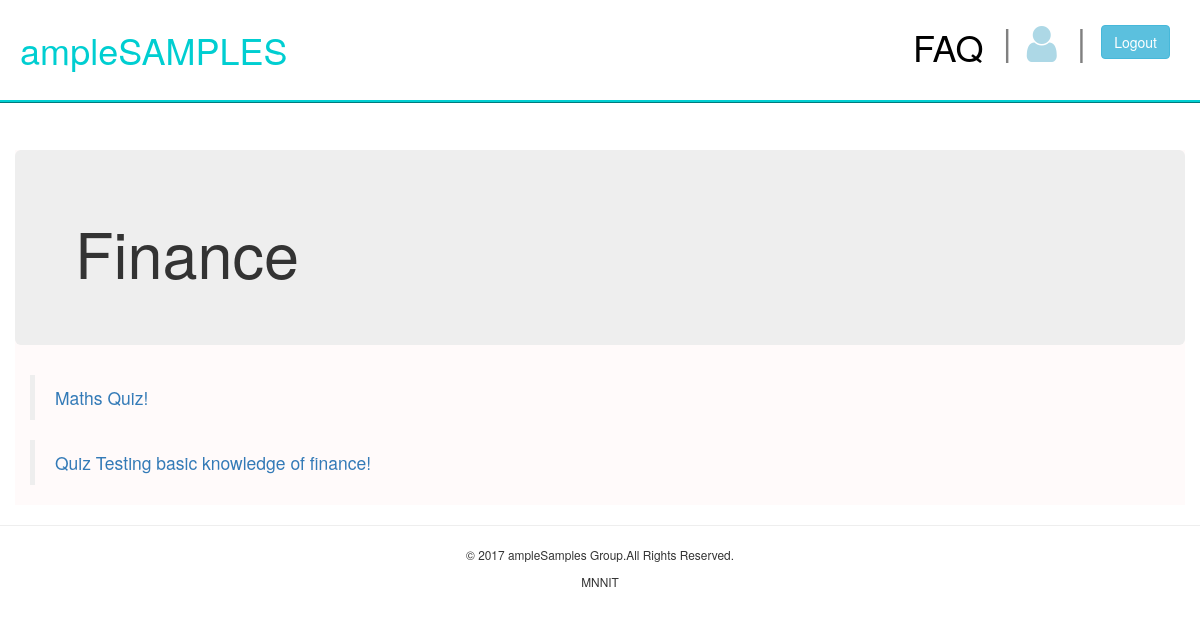
Screenshot of /finance.php with the database file from the repository.
### tables this page shows
CREATE TABLE IF NOT EXISTS `quiz_details` (
  `Section` varchar(255) NOT NULL,
  `quiz_id` int(11) NOT NULL,
  `quiz_description` varchar(255) NOT NULL,
  `test_admin` varchar(255) NOT NULL,
  `email` varchar(255) NOT NULL,
  `conduct_date` date NOT NULL,
  `conduct_time` time NOT NULL,
  `duration` time NOT NULL,
  `no_question` int(11) DEFAULT NULL
);

### finance.php (the view, shortened to what this page needs)
<?php
include("dbconfig.php");
 $q = "SELECT * FROM `quiz_details` WHERE Section='finance'";
 $r = mysqli_query($con,$q);
?>
<!doctype html>
<html lang="en">
<head>
	<link rel="stylesheet" href="css/bootstrap.css">
	<link rel="stylesheet" href="css/font-awesome.css">
</head>
<body style="background-color:white">
	<div class="row" id="head1">
		<div class="col-md-3" id="logo"><h1>ampleSAMPLES</h1></div>
		<button class="btn btn-info" id="logout">Logout</button>
		<h1 id="bar1">|</h1>
	    <i id="icon1" title="Profile" class="fa fa-user fa-3x" aria-hidden="true"></i>
		<h1 id="bar2">|</h1>
		<h1><a id="faq" href="#">FAQ</a></h1>
	</div>
	<div id="cont2" class="container">
		<div class="row">
			<div class="jumbotron" id="host"><h1>Finance</h1></div>
		</div>
<?php
	 while($row = mysqli_fetch_array($r))
	 {
		 echo "<blockquote><a href='quiz.php?section=finance&quizid=".$row['quiz_id']."'>". $row[2]."</a></blockquote>" ;
	}
	?>
    </div>
	<hr>
	<div class="col-md-12 text-center small" id="foot1"><p>&copy; 2017 ampleSamples Group.All Rights Reserved.</p></div>
	<div class="col-md-12 text-center small" id="foot2"><p>MNNIT</p></div>
</body>
</html>

### finance.php (style rules this page uses)
#head1 { background-color:white; padding-bottom:20px; outline-style:ridge; outline-color:darkturquoise }
#logo { margin-top:10px; margin-left:20px; font-size:40px; color:darkturquoise }
#logout { float:right; margin-top:25px; margin-right:45px }
#bar1,#bar2 { float:right; margin-right:15px;color:gray }
#icon1 { float:right; margin-top:23px; margin-right:20px; color:lightblue }
#faq { float:right;margin-top:7px; margin-right:19px;color:black }
#cont2 { background-color:snow;margin-top:50px }

### rows the page displays
quiz_details: quiz_description "Maths Quiz!"
quiz_details: quiz_description "Quiz Testing basic knowledge of finance!"
